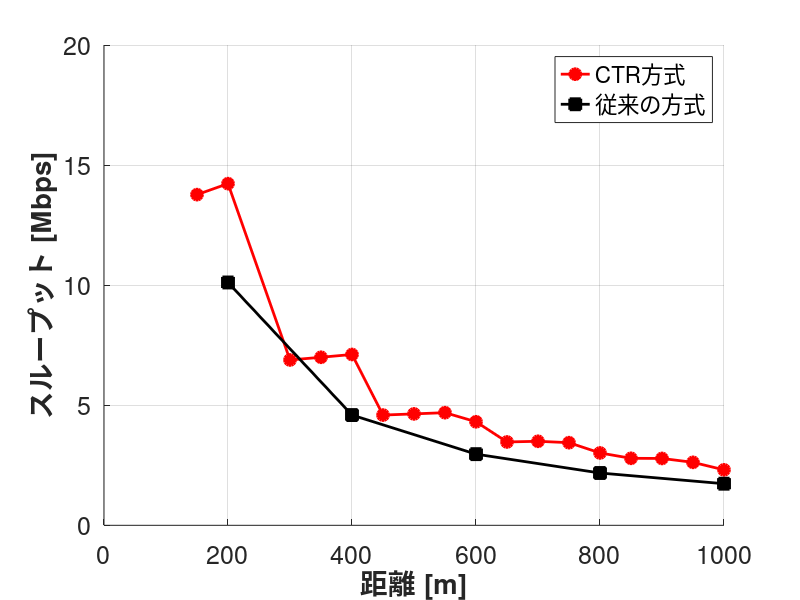

The MATLAB script that drew this image: (Note: this script raises an error after producing the figure.)
%従来のプロトコル(18Mbps→12Mbps)で再送したときと中継し伝送したときのスループットの比較
clear;
Rmin = [-82, -81, -79, -77, -74, -70, -66, -65]; % 最小受信感度 [dBm]
TR = [6, 9, 12, 18, 24, 36, 48, 54]; % 伝送レート [Mbps]
databit = [24, 36, 48, 72, 96, 144, 192, 216]; % OFDMシンボルごとのデータビット[bit]

Tp = 10; % 送信電力 [dBm]
f = 2.4 * 10^9; % 周波数 [Hz]
c = 3 * 10^8; % 光速 [m/s]
rng(0);  
PLCP_pre = 16; % PLCPプリアンブル[μs]
PLCPhead_sig = 1; % PLCPヘッダ（シグナル）[μs]
PLCPhead_ser = 16; % PLCPヘッダ（サービス）[μs]
ACK = 80; % 802.11ACKフレーム[bit]
MAC = 192; % 802.11MACヘッダ[bit]
LLC = 64; % LLCヘッダ[bit]
packet = 12000; % IPパケット長[bit]
FCS = 32; % FCS[bit]
tail = 6; % テイルビット[bit]
SIFS = 10; % [μs]
DIFS = 34; % [μs]
backoff = 101.5; % 平均バックオフ制御時間 [μs]
slottime = 9; % ショートスロットタイム[μs]
max_distance = 1000; % 最大距離 [m]
N_max = max_distance/50; % 最大端末数
error_rate=0.5;%通信が失敗する確率
num_trials = 1000;%試行回数

p= zeros(size(num_trials));%乱数
ACK_t=zeros(size(Rmin));%ACKフレーム[μs]
data_t=zeros(size(Rmin));%データフレーム[μs]
d_max=zeros(size(Rmin));%各伝送レートでの最大送信距離(50mごと)[m]
N_through=zeros(size(Rmin));%各伝送レートでのスルー出来る最大の端末数


for i = 1:length(Rmin)
    Rmin_current = Rmin(i);
    TR_current = TR(i);
    databit_current = databit(i);
    
    % 最大伝送距離の計算
    Lfs = Tp - Rmin_current; % 距離減衰 [dB]
    d_max(i) = floor(((10^(Lfs / 20)) * c) / (4 * pi * f) / 50) * 50; % 最大伝送距離 [m]
    N_through(i) = d_max(i) / 50;
    % フレームの計算
    ACK_t(i) = PLCP_pre + (PLCPhead_sig + ceil((PLCPhead_ser + ACK + FCS + tail) / databit_current)) * 4;
    data_t (i)= PLCP_pre + (PLCPhead_sig + ceil((PLCPhead_ser + MAC + LLC + packet + FCS + tail) / databit_current)) * 4;
end


throughput_1 = zeros(num_trials, N_max);  % 試行回数と距離数に対応するスループット配列を事前確保
throughput_2 = zeros(1, N_max);           % 平均スループット格納用
N_succsess = zeros(1, N_max);             % 距離配列の事前確保



% パラメータ設定
N = 0;                                    % 現在の端末数
                   

for i = 1:num_trials  % 試行回数分ループ
    N = 0;                               % 各試行の開始時にNをリセット
    total_tt = 0;                        % 総伝送時間もリセット
    
    while N < N_max
        p = rand;  % 確率を生成
        
        % 端末数をカウント
        N = N + N_through(4);  
        total_tt = total_tt + (ACK_t(4) + data_t(4) + SIFS + backoff); % 総伝送時間の計算

        if p < error_rate  % パケットが失敗した場合
            N = max(0, N - 1);  % 1つ手前に戻る
            total_tt = total_tt  + ACK_t(4); % 追加時間を加算
        end
        
        % スループット記録および距離の記録
        if N >= N_max
            throughput_1(i, N_max) = packet / total_tt; % 最大距離におけるスループット
            N_succsess(N_max) = N_max * 50;  % 最大距離を格納
            break;
        else
            throughput_1(i, N) = packet / total_tt; % 現在のNにおけるスループット記録
            N_succsess(N) = N * 50;  % 距離の記録
        end
    end
end


% 各距離での平均スループット計算
for j = 1:N_max
    % 0以外の要素のみを選んで平均を取る
    non_zero_values = throughput_1(throughput_1(:, j) > 0, j); % 0以外の要素を抽出
    if ~isempty(non_zero_values)  % 抽出後にデータが存在する場合のみ平均計算
        throughput_2(j) = mean(non_zero_values);
    else
        throughput_2(j) = 0;  % 0以外の要素がない場合は0
    end
end

% スループットが0のデータポイントを除外
valid_indices = throughput_2 > 0;  % 0より大きいスループットのみを抽出





      total_tt = 0;
    % 条件2: スループット計算 (固定距離リスト)
    if mod(max_distance, d_max(4)) == 0
        distances = d_max(4):d_max(4):max_distance; 
    else
        distances = [d_max(4):d_max(4):max_distance max_distance];
    end
  
    
    throughput_3= zeros(num_trials, length(distances)); % スループット_2 の事前割り当て
    throughput_4= zeros(1, length(distances)); % スループット_3 の事前割り当て
    
    for i = 1:num_trials
        
        for j = 1:length(distances)
            p = rand; % ランダムな確率を生成
            D = distances(j);
            if p < error_rate
                % 再送が発生する場合 (最初は18 Mbps、再送は12 Mbps)
                total_tt =total_tt+ (ACK_t(4) + data_t(4) + SIFS + backoff)+(ACK_t(3) + data_t(3) + SIFS + backoff) ;
            else
                 % 再送が発生しない場合 (18 Mbps)
                 total_tt =total_tt+ (ACK_t(4) + data_t(4) + SIFS + backoff) ;
               
            end
            throughput_3(i, j) = packet / total_tt; % スループットを計算 [Mbps]
        end
        total_tt = 0;
    end
    

    
    % 各距離に対する平均スループットを計算
    for j = 1:length(distances)
        throughput_4(j) = mean(throughput_3(:, j));
    end
    


% 結果をプロット
figure('Position', [100, 100, 1000, 500]); 
hold on;

% グラフ1: 初めのスループットデータ
plot(N_succsess(valid_indices), throughput_2(valid_indices), '-o', ...
    'Color', 'r', 'LineWidth', 2, 'MarkerSize', 8, 'MarkerFaceColor', 'r',...
    'DisplayName', 'CTR方式');

% グラフ2: 距離ごとのスループットデータ
plot(distances, throughput_4, '-s', ...
    'Color', 'k', 'LineWidth', 2, 'MarkerSize', 8, 'MarkerFaceColor', 'k',...
    'DisplayName', '従来の方式');

% ラベルとタイトル設定
xlabel('距離 [m]', 'FontSize', 14, 'FontWeight', 'bold'); % X軸ラベル
ylabel('スループット [Mbps]', 'FontSize', 14, 'FontWeight', 'bold'); % Y軸ラベル


% 目盛りのフォントサイズ設定
set(gca, 'FontSize', 18); % 目盛り数字を大きく設定

grid on;

% 凡例を設定
lgd = legend;
lgd.FontSize = 14; % 凡例フォントサイズ
lgd.Location = 'best'; % 自動配置
hold off;
